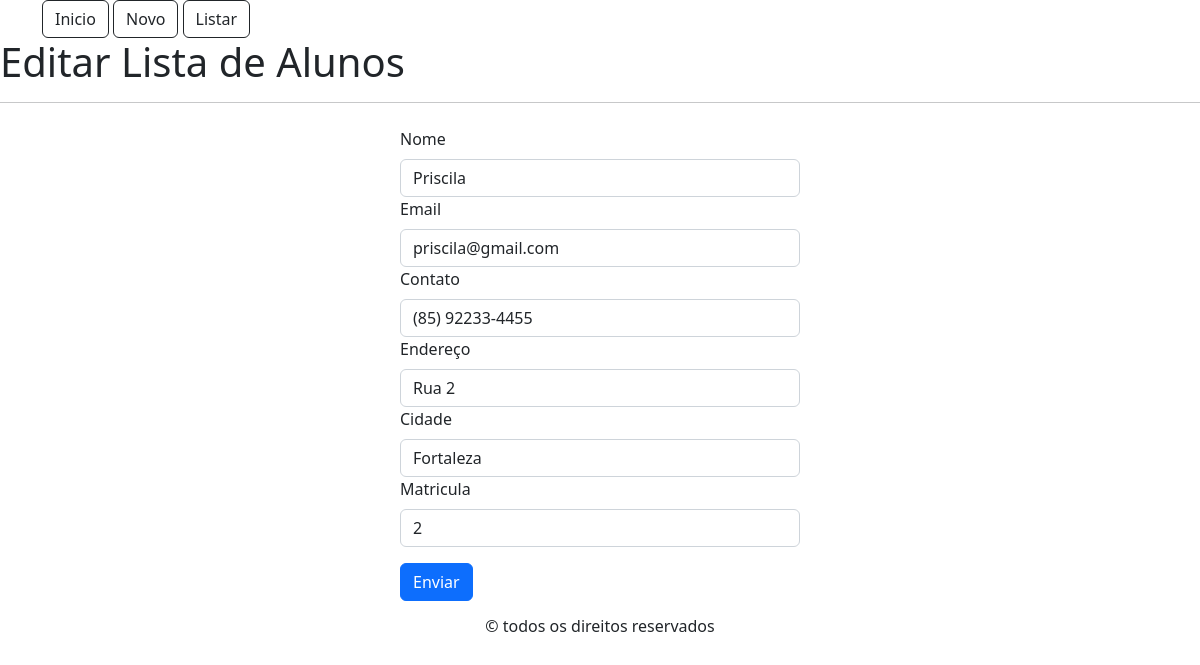
Page /editar?id=2 on the committed database.
### tables this page shows
CREATE TABLE `alunos` (
  `id` int NOT NULL AUTO_INCREMENT,
  `nome` varchar(100) NOT NULL,
  `email` varchar(100) NOT NULL,
  `contato` varchar(100) NOT NULL,
  `endereco` varchar(100) NOT NULL,
  `cidade` varchar(100) NOT NULL,
  `matricula` varchar(55) NOT NULL,
  PRIMARY KEY (`id`),
  UNIQUE KEY `id_UNIQUE` (`id`)
);

### src/controller/alunoController.php (called while the page is built, shortened)
<?php
function redenrizar(string $nomeDoArquivo, mixed $dados = null)
{
    include '../src/views/head.phtml';
    include "../src/views/{$nomeDoArquivo}.phtml";
    include '../src/views/foot.phtml';
}
function editar(): void
{
    $id = $_GET["id"];
    $aluno = buscarUmAluno($id);
    redenrizar("editar", $aluno);
}

### src/connection/conexao.php (called while the page is built)
<?php
function abrirConexao(): PDO
{
    $Host = 'localhost';
    $UserName = 'root';
    $Password = '@2018#2227';
    $DataBase = 'db';
    $conexao = new PDO("mysql:host={$Host};dbname={$DataBase}", $UserName, $Password);
    return $conexao;
}

### src/repository/alunoReposotory.php (called while the page is built, shortened)
<?php
function buscarUmAluno($id): iterable
{
    $sql = "SELECT * FROM alunos WHERE id='{$id}'";
    $aluno = abrirConexao()->query($sql);
    return $aluno->fetch(PDO::FETCH_ASSOC);
}

### src/views/editar.phtml (the view, shortened to what this page needs)
<h1>Editar Lista de Alunos</h1>
<hr>
<form class="col-4 offset-4 mt-4" action="#" method="POST">
    <div class="col">
        <label class="form-label">Nome</label>
        <input type="text" class="form-control" name="nome" value="<?php echo $_POST["nome"] ?? $dados["nome"] ?>">
    </div>
    <div class="col">
        <label class="form-label">Email</label>
        <input type="text" class="form-control" name="email" value="<?php echo $_POST["email"] ?? $dados["email"] ?>">
    </div>
    <div class="col">
        <label class="form-label">Contato</label>
        <input type="text" class="form-control" name="contato" value="<?php echo $_POST["contato"] ?? $dados["contato"]; ?>" placeholder="(  )     -    ">
    </div>
    <div class="col">
        <label class="form-label">Endereço</label>
        <input type="text" class="form-control" name="endereco" value="<?php echo $_POST["endereco"] ?? $dados["endereco"]; ?>" placeholder="Av, rua">
    </div>
    <div class="col">
        <label class="form-label">Cidade</label>
        <input type="text" class="form-control" name="cidade" value="<?php echo $_POST["cidade"] ?? $dados["cidade"] ?>" placeholder="Cidade">
    </div>
    <div class="col mb-3">
        <label class="form-label">Matricula</label>
        <input type="text" class="form-control" name="matricula" value="<?php echo $_POST["matricula"] ?? $dados["matricula"] ?>" placeholder="Matricula">
    </div>
    <div class="col">
        <button type="submit" class="btn btn-primary">Enviar</button>
    </div>
</form>

### rows in the picture
alunos: nome "Priscila", email "priscila@gmail.com", contato "(85) 92233-4455", endereco "Rua 2", cidade "Fortaleza", matricula "2"
